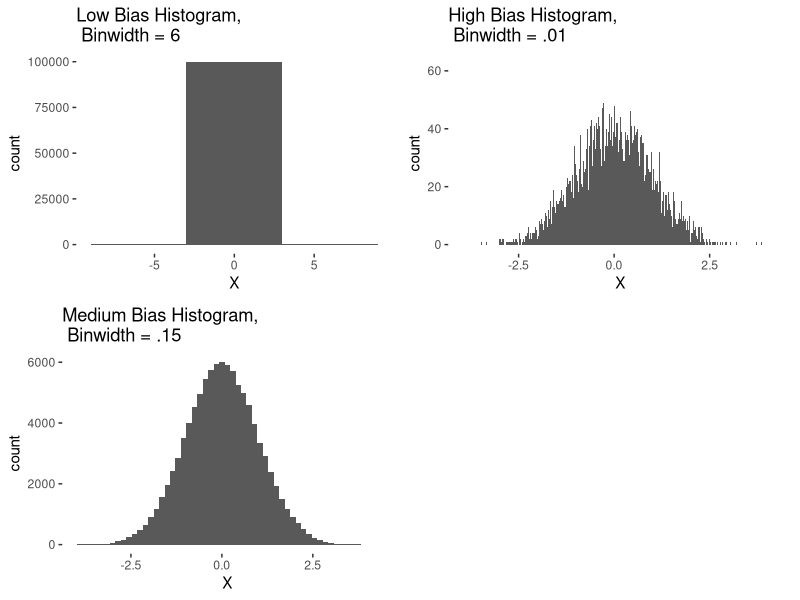
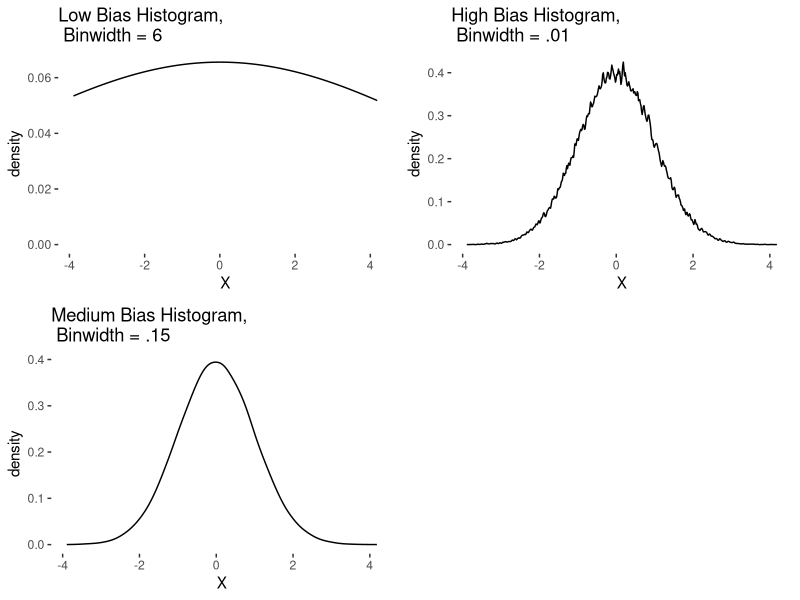

Recreate these plots in R, in order.
## ---- chunk 1
library(tidyverse)
library(gridExtra)
X <- rnorm(100000, mean = 0, sd=1)
X <- as.data.frame(X)

lowbias <- X %>%
              ggplot() + geom_histogram(aes(X), binwidth = 6) + theme(panel.grid.major = element_blank(), panel.grid.minor               = element_blank(), panel.background = element_blank(), legend.position = "none") + ggtitle("Low Bias Histogram, \n Binwidth = 6")

highbias <- X %>%
              ggplot() + geom_histogram(aes(X), binwidth=.001) + theme(panel.grid.major = element_blank(), panel.grid.minor               = element_blank(), panel.background = element_blank(), legend.position = "none") + ggtitle("High Bias Histogram, \n Binwidth = .01")

medbias <- X %>%
             ggplot() + geom_histogram(aes(X), binwidth = .15) + theme(panel.grid.major = element_blank(), panel.grid.minor               = element_blank(), panel.background = element_blank(), legend.position = "none") + ggtitle("Medium Bias Histogram, \n Binwidth = .15")

grid.arrange(lowbias, highbias, medbias, ncol=2)
## ---- chunk 2
X <- rnorm(100000, mean = 0, sd=1)
X <- as.data.frame(X)

lowbias <- X %>%
              ggplot() + geom_density(aes(X), stat="density", position = "identity", bw=6) + theme(panel.grid.major = element_blank(), panel.grid.minor               = element_blank(), panel.background = element_blank(), legend.position = "none") + ggtitle("Low Bias Histogram, \n Binwidth = 6")

highbias <- X %>%
              ggplot() + geom_density(aes(X), stat="density", position = "identity", bw = .01) + theme(panel.grid.major = element_blank(), panel.grid.minor               = element_blank(), panel.background = element_blank(), legend.position = "none") + ggtitle("High Bias Histogram, \n Binwidth = .01")

medbias <- X %>%
              ggplot() + geom_density(aes(X), stat="density", position = "identity", bw=.15) + theme(panel.grid.major = element_blank(), panel.grid.minor               = element_blank(), panel.background = element_blank(), legend.position = "none") + ggtitle("Medium Bias Histogram, \n Binwidth = .15")

grid.arrange(lowbias, highbias, medbias, ncol=2)
